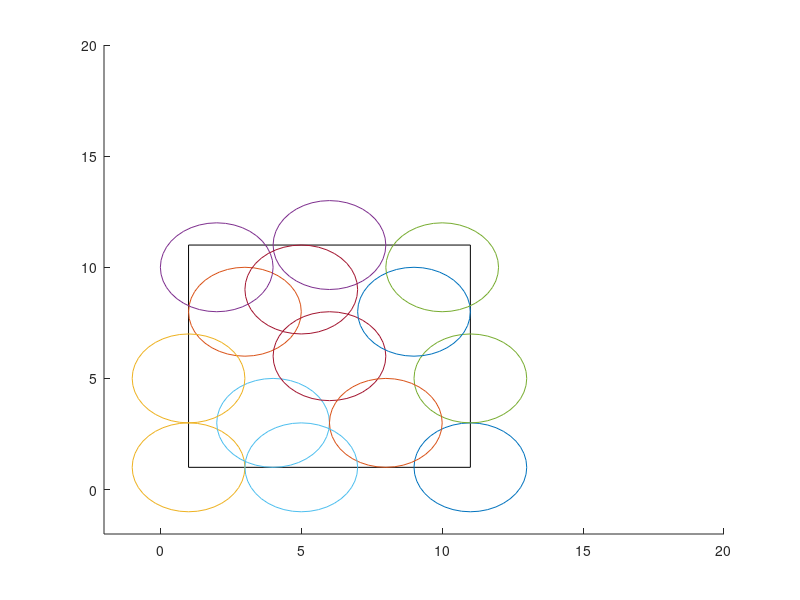

This figure's MATLAB source:
n=10;r=2;change=0.7;kmax=100;


hold on
for i=1:n+1
    for j=1:n+1
        square(i,j)=0;
    end
end
f=0;cnt=0;k=0;
while(k<kmax)
    max=0;i1=0;j1=0;
    for i=1:n+1
        for j=1:n+1
            s=0;
            if square(i,j)==0
              for p=i-r:i+r
                for q=j-r:j+r
                    if p>0&p<=n+1&q>0&q<=n+1&sqrt((i-p)^2+(j-q)^2)<=r&square(p,q)==0
                        s=s+1;
                    end
                end
              end
            end
            if s>max
                max=s;i1=i;j1=j;
            end
        end
    end
    cnt=cnt+1;site(cnt,1)=i1;site(cnt,2)=j1;
            for p=i1-r:i1+r
                for q=j1-r:j1+r
                    if p>=1&p<=n+1&q>=1&q<=n+1&sqrt((i1-p)^2+(j1-q)^2)<=r
                        square(p,q)=1;
                    end
                end
            end
            f=1;
            for i=1:n+1
                for j=1:n+1
                    if square(i,j)==0
                       f=0;
                    end
                end
            end
   if f==1
       k=k+1;
       if k==1 || cnt<ans 
           ans=cnt;ans
           for i=1:cnt
               a(i,1)=site(i,1);a(i,2)=site(i,2);
           end
       end
       for i=1:cnt*change
           x=round(rand*(cnt-1))+1;
           for j=x:cnt-1
               site(j,1)=site(j+1,1);site(j,2)=site(j+1,2);
           end
           cnt=cnt-1;
       end
       for i=1:n+1
           for j=1:n+1
               square(i,j)=0;
           end
       end
           
       for i=1:cnt
           for p=site(i,1)-r:site(i,1)+r
               for q=site(i,2)-r:site(i,2)+r
                   if p>=1&p<=n+1&q>=1&q<=n+1&sqrt((site(i,1)-p)^2+(site(i,2)-q)^2)<=r
                       square(p,q)=1;f=0;
                   end
               end
           end
       end        
    end
end


rectangle('Position',[1,1,n,n])
for i=1:ans
    alpha=0:pi/20:2*pi;
    x=r*cos(alpha);
    y=r*sin(alpha);
    plot(x+a(i,1),y+a(i,2));
end

axis([-2 20 -2 20])



      
            
            
            